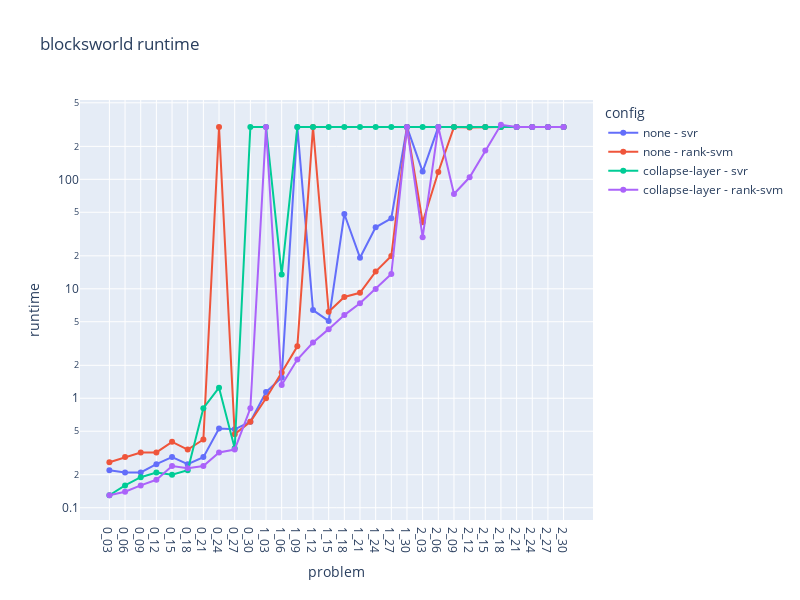
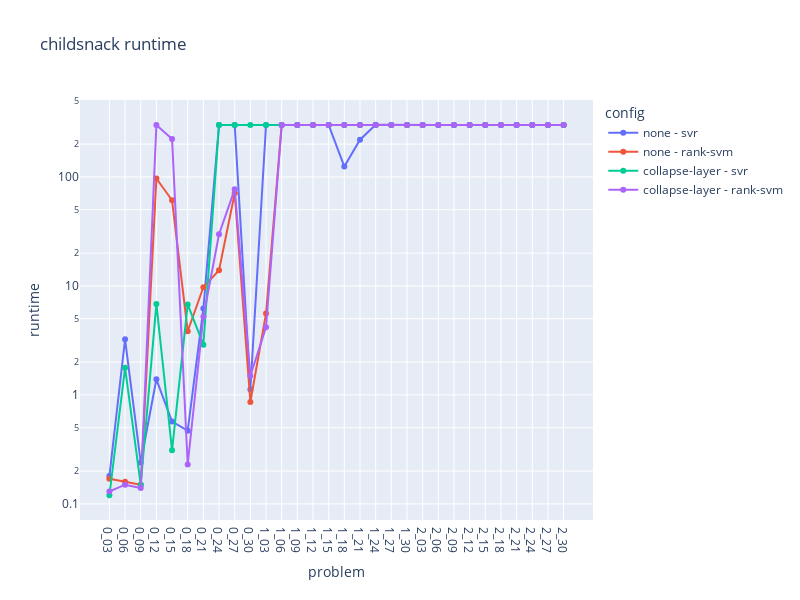
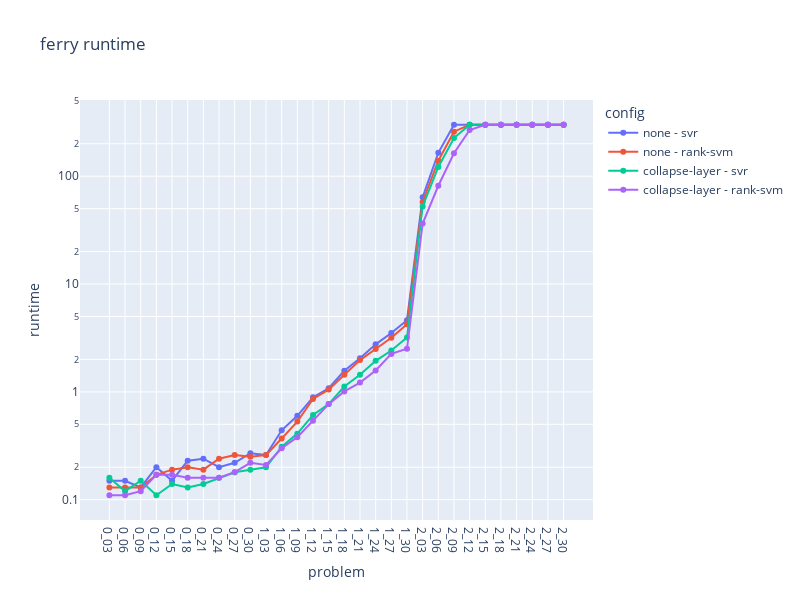
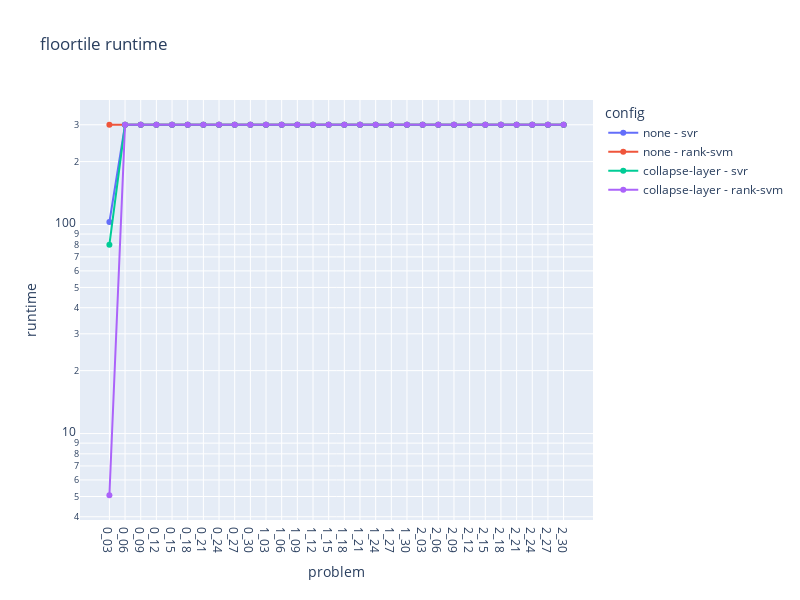

These figures' notebook cell, in order:
### Code cell
metric = "expanded"
for domain in DOMAINS:
    df = DF.copy()
    df = df[df.iterations == "4"]
    df = df[df.domain == domain]
    # replace -1 values with Nan
    df = df.replace(-1, np.nan)
    df["config"] = df["pruning"] + " - " + df["optimiser"]
    fig = px.line(
        df,
        x="problem",
        y=metric,
        color="config",
        title=f"{domain} {metric}",
        width=800,
        height=600,
        log_y=True,
        markers=True,
    )
    fig.show()

### Figure 1 — Plotly figure (JSON) as saved in the notebook; plotly's stock layout.template omitted (floating-point values rounded to 4 significant figures)
{"data": [{"hovertemplate": "config=none - svr<br>problem=%{x}<br>runtime=%{y}<extra></extra>", "legendgroup": "none - svr", "line": {"color": "#636efa", "dash": "solid"}, "marker": {"symbol": "circle"}, "mode": "lines+markers", "name": "none - svr", "orientation": "v", "showlegend": true, "type": "scatter", "x": ["0_03", "0_06", "0_09", "0_12", "0_15", "0_18", "0_21", "0_24", "0_27", "0_30", "1_03", "1_06", "1_09", "1_12", "1_15", "1_18", "1_21", "1_24", "1_27", "1_30", "2_03", "2_06", "2_09", "2_12", "2_15", "2_18", "2_21", "2_24", "2_27", "2_30"], "xaxis": "x", "y": [0.22, 0.21, 0.21, 0.25, 0.29, 0.25, 0.29, 0.53, 0.52, 0.61, 1.14, 1.55, 300, 6.39, 5.09, 48.21, 19.24, 36.42, 44.08, 300, 117.7, 300, 300, 300, 300, 300, 300, 300, 300, 300], "yaxis": "y"}, {"hovertemplate": "config=none - rank-svm<br>problem=%{x}<br>runtime=%{y}<extra></extra>", "legendgroup": "none - rank-svm", "line": {"color": "#EF553B", "dash": "solid"}, "marker": {"symbol": "circle"}, "mode": "lines+markers", "name": "none - rank-svm", "orientation": "v", "showlegend": true, "type": "scatter", "x": ["0_03", "0_06", "0_09", "0_12", "0_15", "0_18", "0_21", "0_24", "0_27", "0_30", "1_03", "1_06", "1_09", "1_12", "1_15", "1_18", "1_21", "1_24", "1_27", "1_30", "2_03", "2_06", "2_09", "2_12", "2_15", "2_18", "2_21", "2_24", "2_27", "2_30"], "xaxis": "x", "y": [0.26, 0.29, 0.32, 0.32, 0.4, 0.34, 0.42, 300, 0.47, 0.61, 1, 1.72, 2.98, 300, 6.17, 8.43, 9.2, 14.35, 19.91, 300, 40.53, 116.6, 300, 297.1, 300, 300, 300, 300, 300, 300], "yaxis": "y"}, {"hovertemplate": "config=collapse-layer - svr<br>problem=%{x}<br>runtime=%{y}<extra></extra>", "legendgroup": "collapse-layer - svr", "line": {"color": "#00cc96", "dash": "solid"}, "marker": {"symbol": "circle"}, "mode": "lines+markers", "name": "collapse-layer - svr", "orientation": "v", "showlegend": true, "type": "scatter", "x": ["0_03", "0_06", "0_09", "0_12", "0_15", "0_18", "0_21", "0_24", "0_27", "0_30", "1_03", "1_06", "1_09", "1_12", "1_15", "1_18", "1_21", "1_24", "1_27", "1_30", "2_03", "2_06", "2_09", "2_12", "2_15", "2_18", "2_21", "2_24", "2_27", "2_30"], "xaxis": "x", "y": [0.13, 0.16, 0.19, 0.21, 0.2, 0.22, 0.81, 1.25, 0.35, 300, 300, 13.5, 300, 300, 300, 300, 300, 300, 300, 300, 300, 300, 300, 300, 300, 300, 300, 300, 300, 300], "yaxis": "y"}, {"hovertemplate": "config=collapse-layer - rank-svm<br>problem=%{x}<br>runtime=%{y}<extra></extra>", "legendgroup": "collapse-layer - rank-svm", "line": {"color": "#ab63fa", "dash": "solid"}, "marker": {"symbol": "circle"}, "mode": "lines+markers", "name": "collapse-layer - rank-svm", "orientation": "v", "showlegend": true, "type": "scatter", "x": ["0_03", "0_06", "0_09", "0_12", "0_15", "0_18", "0_21", "0_24", "0_27", "0_30", "1_03", "1_06", "1_09", "1_12", "1_15", "1_18", "1_21", "1_24", "1_27", "1_30", "2_03", "2_06", "2_09", "2_12", "2_15", "2_18", "2_21", "2_24", "2_27", "2_30"], "xaxis": "x", "y": [0.13, 0.14, 0.16, 0.18, 0.24, 0.23, 0.24, 0.32, 0.34, 0.81, 300, 1.32, 2.26, 3.23, 4.28, 5.75, 7.38, 9.94, 13.64, 300, 29.51, 300, 73.51, 104.4, 183.5, 315.1, 300, 300, 300, 300], "yaxis": "y"}], "layout": {"height": 600, "legend": {"title": {"text": "config"}, "tracegroupgap": 0}, "title": {"text": "blocksworld runtime"}, "width": 800, "xaxis": {"anchor": "y", "domain": [0, 1], "title": {"text": "problem"}}, "yaxis": {"anchor": "x", "domain": [0, 1], "title": {"text": "runtime"}, "type": "log"}}}

### Figure 2 — Plotly figure (JSON) as saved in the notebook; plotly's stock layout.template omitted (floating-point values rounded to 4 significant figures)
{"data": [{"hovertemplate": "config=none - svr<br>problem=%{x}<br>runtime=%{y}<extra></extra>", "legendgroup": "none - svr", "line": {"color": "#636efa", "dash": "solid"}, "marker": {"symbol": "circle"}, "mode": "lines+markers", "name": "none - svr", "orientation": "v", "showlegend": true, "type": "scatter", "x": ["0_03", "0_06", "0_09", "0_12", "0_15", "0_18", "0_21", "0_24", "0_27", "0_30", "1_03", "1_06", "1_09", "1_12", "1_15", "1_18", "1_21", "1_24", "1_27", "1_30", "2_03", "2_06", "2_09", "2_12", "2_15", "2_18", "2_21", "2_24", "2_27", "2_30"], "xaxis": "x", "y": [0.18, 3.24, 0.24, 1.39, 0.57, 0.47, 6.19, 300, 300, 1.12, 300, 300, 300, 300, 300, 124.4, 219.5, 301.2, 300, 300, 300, 300, 300, 300, 300, 300, 300, 300, 300, 300], "yaxis": "y"}, {"hovertemplate": "config=none - rank-svm<br>problem=%{x}<br>runtime=%{y}<extra></extra>", "legendgroup": "none - rank-svm", "line": {"color": "#EF553B", "dash": "solid"}, "marker": {"symbol": "circle"}, "mode": "lines+markers", "name": "none - rank-svm", "orientation": "v", "showlegend": true, "type": "scatter", "x": ["0_03", "0_06", "0_09", "0_12", "0_15", "0_18", "0_21", "0_24", "0_27", "0_30", "1_03", "1_06", "1_09", "1_12", "1_15", "1_18", "1_21", "1_24", "1_27", "1_30", "2_03", "2_06", "2_09", "2_12", "2_15", "2_18", "2_21", "2_24", "2_27", "2_30"], "xaxis": "x", "y": [0.17, 0.16, 0.15, 96.76, 61.07, 3.84, 9.74, 13.92, 70.83, 0.86, 5.58, 300, 300, 300, 300, 300, 300, 300, 300, 300, 300, 300, 300, 300, 300, 300, 300, 300, 300, 300], "yaxis": "y"}, {"hovertemplate": "config=collapse-layer - svr<br>problem=%{x}<br>runtime=%{y}<extra></extra>", "legendgroup": "collapse-layer - svr", "line": {"color": "#00cc96", "dash": "solid"}, "marker": {"symbol": "circle"}, "mode": "lines+markers", "name": "collapse-layer - svr", "orientation": "v", "showlegend": true, "type": "scatter", "x": ["0_03", "0_06", "0_09", "0_12", "0_15", "0_18", "0_21", "0_24", "0_27", "0_30", "1_03", "1_06", "1_09", "1_12", "1_15", "1_18", "1_21", "1_24", "1_27", "1_30", "2_03", "2_06", "2_09", "2_12", "2_15", "2_18", "2_21", "2_24", "2_27", "2_30"], "xaxis": "x", "y": [0.12, 1.77, 0.15, 6.84, 0.31, 6.76, 2.89, 300, 300, 300, 300, 300, 300, 300, 300, 300, 300, 300, 300, 300, 300, 300, 300, 300, 300, 300, 300, 300, 300, 300], "yaxis": "y"}, {"hovertemplate": "config=collapse-layer - rank-svm<br>problem=%{x}<br>runtime=%{y}<extra></extra>", "legendgroup": "collapse-layer - rank-svm", "line": {"color": "#ab63fa", "dash": "solid"}, "marker": {"symbol": "circle"}, "mode": "lines+markers", "name": "collapse-layer - rank-svm", "orientation": "v", "showlegend": true, "type": "scatter", "x": ["0_03", "0_06", "0_09", "0_12", "0_15", "0_18", "0_21", "0_24", "0_27", "0_30", "1_03", "1_06", "1_09", "1_12", "1_15", "1_18", "1_21", "1_24", "1_27", "1_30", "2_03", "2_06", "2_09", "2_12", "2_15", "2_18", "2_21", "2_24", "2_27", "2_30"], "xaxis": "x", "y": [0.13, 0.15, 0.14, 300, 223.4, 0.23, 5.2, 29.79, 76.91, 1.5, 4.17, 300, 300, 300, 300, 300, 300, 300, 300, 300, 300, 300, 300, 300, 300, 300, 300, 300, 300, 300], "yaxis": "y"}], "layout": {"height": 600, "legend": {"title": {"text": "config"}, "tracegroupgap": 0}, "title": {"text": "childsnack runtime"}, "width": 800, "xaxis": {"anchor": "y", "domain": [0, 1], "title": {"text": "problem"}}, "yaxis": {"anchor": "x", "domain": [0, 1], "title": {"text": "runtime"}, "type": "log"}}}

### Figure 3 — Plotly figure (JSON) as saved in the notebook; plotly's stock layout.template omitted (floating-point values rounded to 4 significant figures)
{"data": [{"hovertemplate": "config=none - svr<br>problem=%{x}<br>runtime=%{y}<extra></extra>", "legendgroup": "none - svr", "line": {"color": "#636efa", "dash": "solid"}, "marker": {"symbol": "circle"}, "mode": "lines+markers", "name": "none - svr", "orientation": "v", "showlegend": true, "type": "scatter", "x": ["0_03", "0_06", "0_09", "0_12", "0_15", "0_18", "0_21", "0_24", "0_27", "0_30", "1_03", "1_06", "1_09", "1_12", "1_15", "1_18", "1_21", "1_24", "1_27", "1_30", "2_03", "2_06", "2_09", "2_12", "2_15", "2_18", "2_21", "2_24", "2_27", "2_30"], "xaxis": "x", "y": [0.15, 0.15, 0.13, 0.2, 0.15, 0.23, 0.24, 0.2, 0.22, 0.27, 0.26, 0.44, 0.6, 0.89, 1.08, 1.57, 2.05, 2.76, 3.51, 4.62, 63.81, 164.8, 300, 300, 300, 300, 300, 300, 300, 300], "yaxis": "y"}, {"hovertemplate": "config=none - rank-svm<br>problem=%{x}<br>runtime=%{y}<extra></extra>", "legendgroup": "none - rank-svm", "line": {"color": "#EF553B", "dash": "solid"}, "marker": {"symbol": "circle"}, "mode": "lines+markers", "name": "none - rank-svm", "orientation": "v", "showlegend": true, "type": "scatter", "x": ["0_03", "0_06", "0_09", "0_12", "0_15", "0_18", "0_21", "0_24", "0_27", "0_30", "1_03", "1_06", "1_09", "1_12", "1_15", "1_18", "1_21", "1_24", "1_27", "1_30", "2_03", "2_06", "2_09", "2_12", "2_15", "2_18", "2_21", "2_24", "2_27", "2_30"], "xaxis": "x", "y": [0.13, 0.13, 0.13, 0.17, 0.19, 0.2, 0.19, 0.24, 0.26, 0.25, 0.26, 0.37, 0.53, 0.86, 1.05, 1.44, 1.97, 2.5, 3.18, 4.23, 57.74, 139.2, 258.7, 300, 300, 300, 300, 300, 300, 300], "yaxis": "y"}, {"hovertemplate": "config=collapse-layer - svr<br>problem=%{x}<br>runtime=%{y}<extra></extra>", "legendgroup": "collapse-layer - svr", "line": {"color": "#00cc96", "dash": "solid"}, "marker": {"symbol": "circle"}, "mode": "lines+markers", "name": "collapse-layer - svr", "orientation": "v", "showlegend": true, "type": "scatter", "x": ["0_03", "0_06", "0_09", "0_12", "0_15", "0_18", "0_21", "0_24", "0_27", "0_30", "1_03", "1_06", "1_09", "1_12", "1_15", "1_18", "1_21", "1_24", "1_27", "1_30", "2_03", "2_06", "2_09", "2_12", "2_15", "2_18", "2_21", "2_24", "2_27", "2_30"], "xaxis": "x", "y": [0.16, 0.12, 0.15, 0.11, 0.14, 0.13, 0.14, 0.16, 0.18, 0.19, 0.2, 0.31, 0.41, 0.61, 0.77, 1.12, 1.44, 1.94, 2.42, 3.2, 52.41, 121.8, 225.9, 300, 300, 300, 300, 300, 300, 300], "yaxis": "y"}, {"hovertemplate": "config=collapse-layer - rank-svm<br>problem=%{x}<br>runtime=%{y}<extra></extra>", "legendgroup": "collapse-layer - rank-svm", "line": {"color": "#ab63fa", "dash": "solid"}, "marker": {"symbol": "circle"}, "mode": "lines+markers", "name": "collapse-layer - rank-svm", "orientation": "v", "showlegend": true, "type": "scatter", "x": ["0_03", "0_06", "0_09", "0_12", "0_15", "0_18", "0_21", "0_24", "0_27", "0_30", "1_03", "1_06", "1_09", "1_12", "1_15", "1_18", "1_21", "1_24", "1_27", "1_30", "2_03", "2_06", "2_09", "2_12", "2_15", "2_18", "2_21", "2_24", "2_27", "2_30"], "xaxis": "x", "y": [0.11, 0.11, 0.12, 0.17, 0.17, 0.16, 0.16, 0.16, 0.18, 0.22, 0.21, 0.3, 0.38, 0.54, 0.77, 1.01, 1.22, 1.58, 2.25, 2.51, 36.35, 81.51, 163.1, 268.0, 300, 300, 300, 300, 300, 300], "yaxis": "y"}], "layout": {"height": 600, "legend": {"title": {"text": "config"}, "tracegroupgap": 0}, "title": {"text": "ferry runtime"}, "width": 800, "xaxis": {"anchor": "y", "domain": [0, 1], "title": {"text": "problem"}}, "yaxis": {"anchor": "x", "domain": [0, 1], "title": {"text": "runtime"}, "type": "log"}}}

### Figure 4 — Plotly figure (JSON) as saved in the notebook; plotly's stock layout.template omitted (floating-point values rounded to 4 significant figures)
{"data": [{"hovertemplate": "config=none - svr<br>problem=%{x}<br>runtime=%{y}<extra></extra>", "legendgroup": "none - svr", "line": {"color": "#636efa", "dash": "solid"}, "marker": {"symbol": "circle"}, "mode": "lines+markers", "name": "none - svr", "orientation": "v", "showlegend": true, "type": "scatter", "x": ["0_03", "0_06", "0_09", "0_12", "0_15", "0_18", "0_21", "0_24", "0_27", "0_30", "1_03", "1_06", "1_09", "1_12", "1_15", "1_18", "1_21", "1_24", "1_27", "1_30", "2_03", "2_06", "2_09", "2_12", "2_15", "2_18", "2_21", "2_24", "2_27", "2_30"], "xaxis": "x", "y": [102.8, 300, 300, 300, 300, 300, 300, 300, 300, 300, 300, 300, 300, 300, 300, 300, 300, 300, 300, 300, 300, 300, 300, 300, 300, 300, 300, 300, 300, 300], "yaxis": "y"}, {"hovertemplate": "config=none - rank-svm<br>problem=%{x}<br>runtime=%{y}<extra></extra>", "legendgroup": "none - rank-svm", "line": {"color": "#EF553B", "dash": "solid"}, "marker": {"symbol": "circle"}, "mode": "lines+markers", "name": "none - rank-svm", "orientation": "v", "showlegend": true, "type": "scatter", "x": ["0_03", "0_06", "0_09", "0_12", "0_15", "0_18", "0_21", "0_24", "0_27", "0_30", "1_03", "1_06", "1_09", "1_12", "1_15", "1_18", "1_21", "1_24", "1_27", "1_30", "2_03", "2_06", "2_09", "2_12", "2_15", "2_18", "2_21", "2_24", "2_27", "2_30"], "xaxis": "x", "y": [300, 300, 300, 300, 300, 300, 300, 300, 300, 300, 300, 300, 300, 300, 300, 300, 300, 300, 300, 300, 300, 300, 300, 300, 300, 300, 300, 300, 300, 300], "yaxis": "y"}, {"hovertemplate": "config=collapse-layer - svr<br>problem=%{x}<br>runtime=%{y}<extra></extra>", "legendgroup": "collapse-layer - svr", "line": {"color": "#00cc96", "dash": "solid"}, "marker": {"symbol": "circle"}, "mode": "lines+markers", "name": "collapse-layer - svr", "orientation": "v", "showlegend": true, "type": "scatter", "x": ["0_03", "0_06", "0_09", "0_12", "0_15", "0_18", "0_21", "0_24", "0_27", "0_30", "1_03", "1_06", "1_09", "1_12", "1_15", "1_18", "1_21", "1_24", "1_27", "1_30", "2_03", "2_06", "2_09", "2_12", "2_15", "2_18", "2_21", "2_24", "2_27", "2_30"], "xaxis": "x", "y": [80.02, 300, 300, 300, 300, 300, 300, 300, 300, 300, 300, 300, 300, 300, 300, 300, 300, 300, 300, 300, 300, 300, 300, 300, 300, 300, 300, 300, 300, 300], "yaxis": "y"}, {"hovertemplate": "config=collapse-layer - rank-svm<br>problem=%{x}<br>runtime=%{y}<extra></extra>", "legendgroup": "collapse-layer - rank-svm", "line": {"color": "#ab63fa", "dash": "solid"}, "marker": {"symbol": "circle"}, "mode": "lines+markers", "name": "collapse-layer - rank-svm", "orientation": "v", "showlegend": true, "type": "scatter", "x": ["0_03", "0_06", "0_09", "0_12", "0_15", "0_18", "0_21", "0_24", "0_27", "0_30", "1_03", "1_06", "1_09", "1_12", "1_15", "1_18", "1_21", "1_24", "1_27", "1_30", "2_03", "2_06", "2_09", "2_12", "2_15", "2_18", "2_21", "2_24", "2_27", "2_30"], "xaxis": "x", "y": [5.07, 300, 300, 300, 300, 300, 300, 300, 300, 300, 300, 300, 300, 300, 300, 300, 300, 300, 300, 300, 300, 300, 300, 300, 300, 300, 300, 300, 300, 300], "yaxis": "y"}], "layout": {"height": 600, "legend": {"title": {"text": "config"}, "tracegroupgap": 0}, "title": {"text": "floortile runtime"}, "width": 800, "xaxis": {"anchor": "y", "domain": [0, 1], "title": {"text": "problem"}}, "yaxis": {"anchor": "x", "domain": [0, 1], "title": {"text": "runtime"}, "type": "log"}}}
